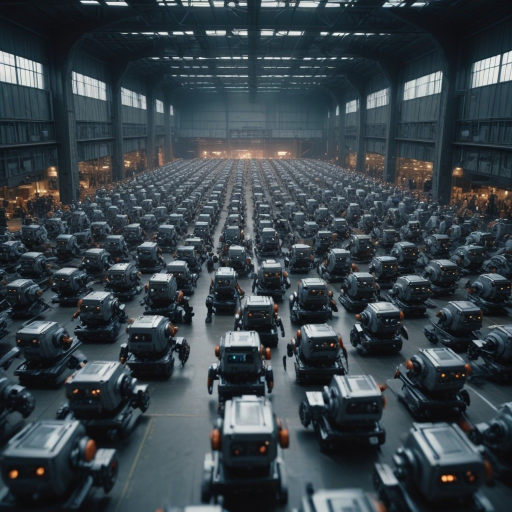
#> input picture Post Generator/Background/background_1.jpeg, 1024 x 1024 px (shown at 1/2 size)
$ python -i title.py   (imports and definitions only)   (older library calls are emulated)
#> lines starting #> are read from the running program, lines starting #| are printed output that depends on the picture
#> further down, picture is the input picture: PIL image 1024x1024 RGB; mean R, G, B 56.8, 67.1, 73.3
from PIL import Image, ImageDraw, ImageFont, ImageFilter
import textwrap

# Function to create the gradient overlay
def apply_gradient(image):
    width, height = image.size
#> width = 1024; height = 1024
    gradient = Image.new('L', (1, height), color=0xFF)
    for y in range(height):
        gradient.putpixel((0, y), int(255 * (y / height)))  # Invert the gradient calculation
    alpha = gradient.resize(image.size)
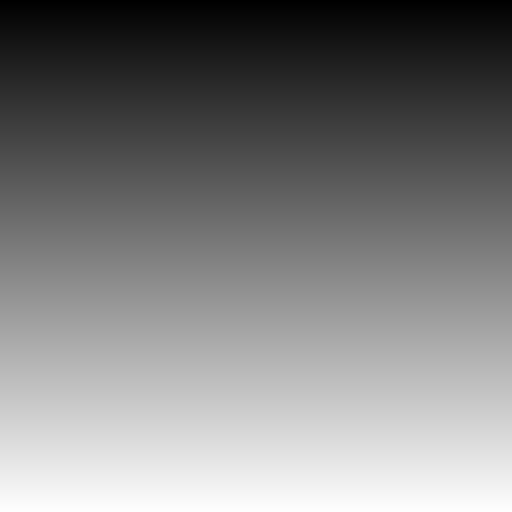
#> alpha: PIL image 1024x1024 L (shown at 1/2 size); min 0, max 254, mean 126.9
    black_im = Image.new('RGBA', (width, height), color='black')
    black_im.putalpha(alpha)
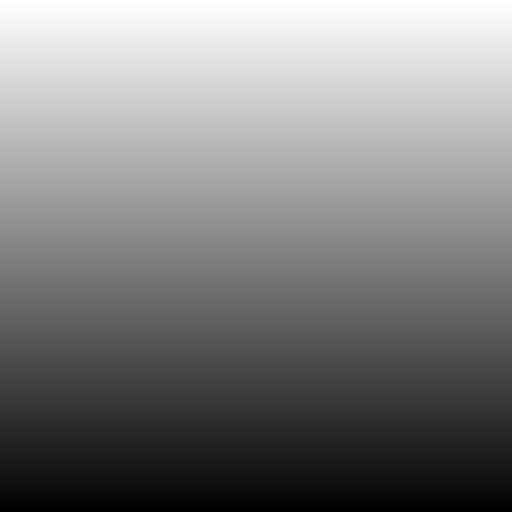
#> black_im: PIL image 1024x1024 RGBA (shown at 1/2 size); mean R, G, B, A 0, 0, 0, 126.9; transparent parts drawn white
    return Image.alpha_composite(image.convert('RGBA'), black_im)
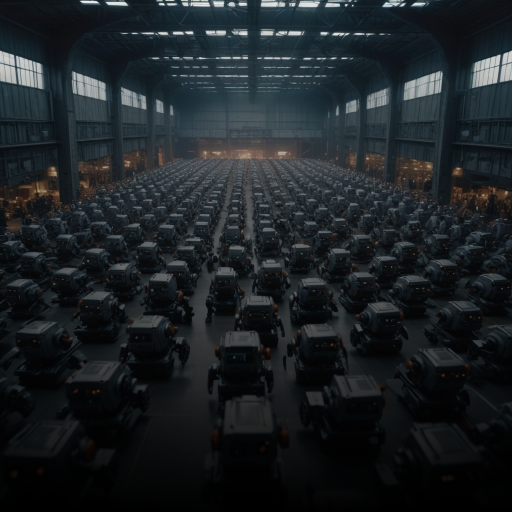
#> returned value: PIL image 1024x1024 RGBA (shown at 1/2 size); mean R, G, B, A 28, 33.4, 36.6, 255

# Function to create a circular mask
# [111 lines left out: functions create_circular_mask, draw_text, draw_wrapped_text, create_title_image, not called in this run]


# Function to read title from script.txt
def read_title_from_script(script_path):
    with open(script_path, 'r') as file:
        for line in file:
            if line.startswith("Title:"):
                # Extract the title text
                title_text = line[len("Title:"):].strip()
                return title_text

# Example usage
script_path = "script.txt"
# [1 line that did not run here, left out]
background_path = "Background/background_1.jpeg"
mystery_image_path = "PFP/pfp_2.jpeg"
output_path = "output.png"
# [1 line not run here, left out]

>>> from PIL import Image
>>> picture = Image.open('Background/background_1.jpeg')
>>> result = apply_gradient(picture)

$ run again, on Post Generator/Background/background_0.jpeg
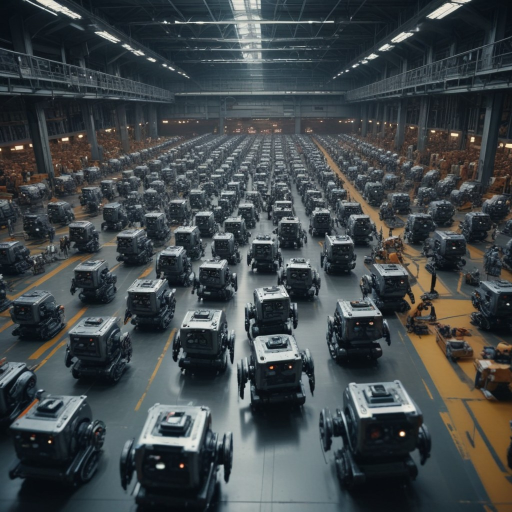
#> input picture Post Generator/Background/background_0.jpeg, 1024 x 1024 px (shown at 1/2 size)
#> picture is the input picture: PIL image 1024x1024 RGB; mean R, G, B 65.1, 71.7, 73.9
#> in apply_gradient, `return Image.alpha_composite(image.convert('RGBA'), black_im)`:
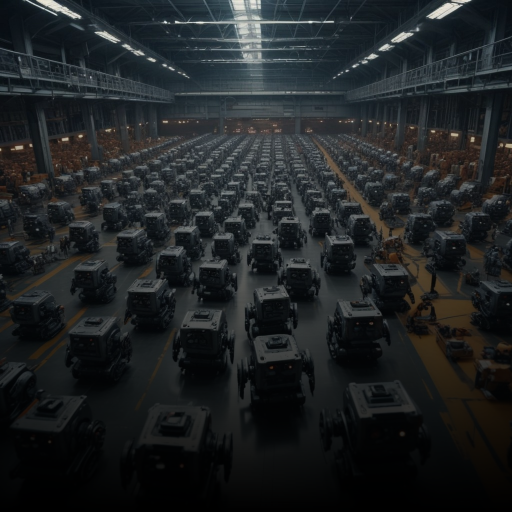
#> returned value: PIL image 1024x1024 RGBA (shown at 1/2 size); mean R, G, B, A 31.1, 34.5, 36.1, 255
